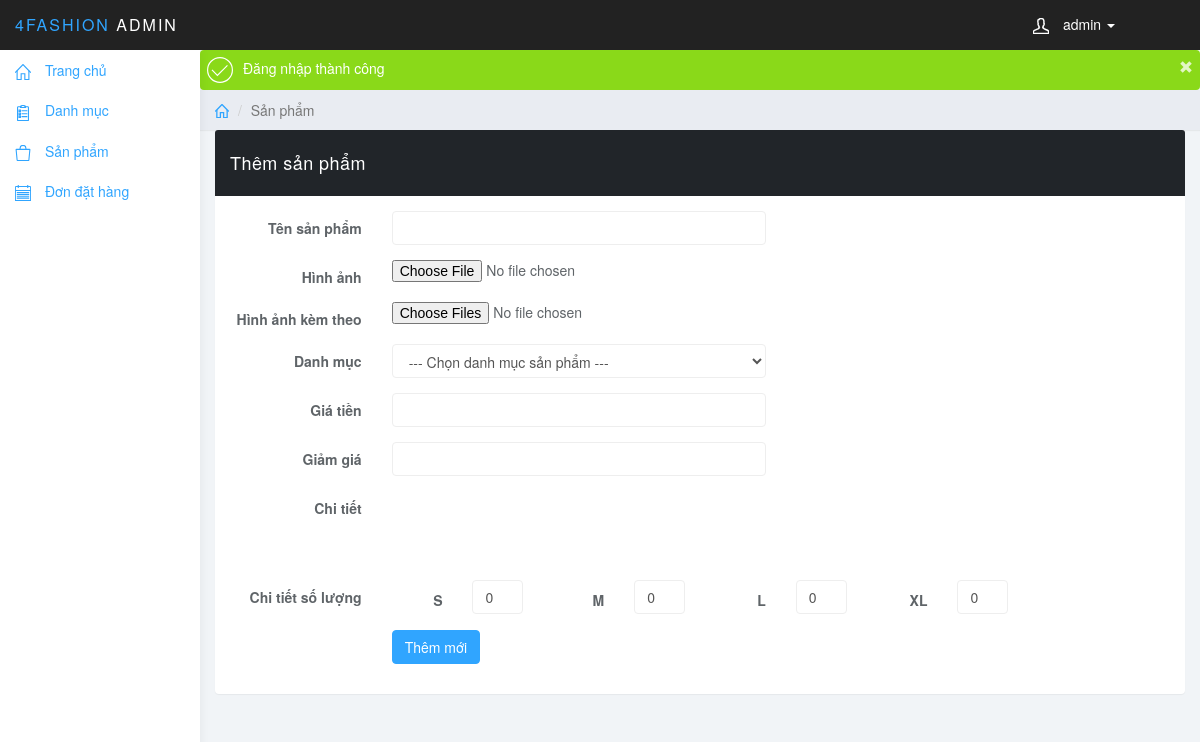
/admin/san_pham_add.php (signed in), run on the app's committed database.
### tables this page shows
CREATE TABLE `sizes` (
  `id` varchar(11) NOT NULL,
  `name` varchar(5) NOT NULL
);

### core/database.php (called while the page is built, shortened)
<?php
class Database
{
    private $connect;
    public function __construct()
    {
        $host = 'localhost';
        $username = 'root';
        $password = '';
        $database = 'shopthoitrang';
        $this->connect = mysqli_connect($host, $username, $password, $database);
        $this->connect->set_charset('utf8');
    }
    public function getAll($sql)
    {
        return $this->connect->query($sql)->fetch_all(MYSQLI_ASSOC);
    }
}
$db = new Database;

### admin/san_pham_add.php (the view, shortened to what this page needs)
<?php
require('../core/database.php');
$data_form = [
    'name' => '',
    'image' => '',
    'price' => '',
    'discount' => '',
    'content' => '',
    'catalog_id' => '',
];
?>
<?php include('./layout/head.php'); ?>
<div class="row">
    <ol class="breadcrumb">
        <li><a href="#"><svg class="glyph stroked home">
                    <use xlink:href="#stroked-home"></use>
                </svg></a></li>
        <li class="active">Sản phẩm</li>
    </ol>
</div>
<div class="row">
    <div class="col-lg-12">
        <div class="panel panel-info">
            <div class="panel-heading">
                Thêm sản phẩm
            </div>
            <div class="panel-body">
                <form class="form-horizontal" method="post" enctype="multipart/form-data">
                    <div class="form-group">
                        <label for="inputEmail3" class="col-sm-2 control-label">Tên sản phẩm</label>
                        <div class="col-sm-5">
                            <input type="text" name='name' class="form-control" id="inputEmail3" placeholder="" value="<?php echo $data_form['name']; ?>" required>
                        </div>
                    </div>
                    <div class="form-group">
                        <label for="inputEmail3" class="col-sm-2 control-label">Hình ảnh</label>
                        <div class="col-sm-5">
                            <input type="file" id="image" name="image" required>
                        </div>
                    </div>
                    <div class="form-group">
                        <label for="inputEmail3" class="col-sm-2 control-label">Hình ảnh kèm theo</label>
                        <div class="col-sm-5">
                            <input type="file" id="list_image" name="list_image[]" multiple>
                        </div>
                    </div>
                    <div class="form-group">
                        <label for="inputEmail3" class="col-sm-2 control-label">Danh mục</label>
                        <div class="col-sm-5">
                            <select class="form-control" name="catalog_id" required>
                                <option value="">--- Chọn danh mục sản phẩm ---</option>
                            </select>
                        </div>
                    </div>
                    <div class="form-group">
                        <label for="inputEmail3" class="col-sm-2 control-label">Giá tiền</label>
                        <div class="col-sm-5">
                            <input type="text" name='price' class="form-control" id="inputEmail3" placeholder="" value="<?php echo $data_form['price']; ?>" required>
                        </div>
                    </div>
                    <div class="form-group">
                        <label for="inputEmail3" class="col-sm-2 control-label">Giảm giá</label>
                        <div class="col-sm-5">
                            <input type="text" name='discount' class="form-control" id="inputEmail3" placeholder="" value="<?php echo $data_form['discount']; ?>">
                        </div>
                    </div>
                    <div class="form-group">
                        <label for="inputEmail3" class="col-sm-2 control-label">Chi tiết</label>
                        <div class="col-sm-8">
                        </div>
                    </div>
                    <div class="form-group">
                        <label for="inputEmail4" class="col-sm-2 control-label">Chi tiết số lượng</label>
                        <?php
                        $sizes = $db->getAll("SELECT * FROM sizes");
                        foreach ($sizes as $size) {
                        ?>
                            <label for="inputEmail3" class="col-lg-1" style="margin-top: 10px;text-align: right"><?php echo $size['name'] ?></label>
                            <div class="col-lg-1">
                                <input type="text" name='quantity_<?php echo $size['id']; ?>' class="form-control" placeholder="" value="0">
                            </div>
                        <?php } ?>
                    </div>
                    <div class="form-group">
                        <div class="col-sm-offset-2 col-sm-5">
                            <button type="submit" name="submit" class="btn btn-primary">Thêm mới</button>
                        </div>
                    </div>
                </form>
            </div>
        </div>
    </div>
</div>
<?php include('./layout/footer.php'); ?>

### admin/public/css/styles.css (style rules this page uses)
body { background: #f1f4f7; padding-top: 50px; color: #5f6468; }
a, a:hover, a:focus { color: #30a5ff; }
.form-control { border: 1px solid #eee; box-shadow: none; }
.btn-primary, .btn-primary:hover, .btn-primary:focus, .btn-primary:active, .btn-primary.active, .open > .dropdown-toggle.btn-primary, .btn-primary.disabled, .btn-primary[disabled], fieldset[disabled] .btn-primary, .btn-primary.disabled:hover, .btn-primary[disabled]:hover, fieldset[disabled] .btn-primary:hover, .btn-primary.disabled:focus, .btn-primary[disabled]:focus, fieldset[disabled] .btn-primary:focus, .btn-primary.disabled:active, .btn-primary[disabled]:active, fieldset[disabled] .btn-primary:active, .btn-primary.disabled.active, .btn-primary[disabled].active, fieldset[disabled] .btn-primary.active { background-color: #30a5ff; border-color: #30a5ff; }
.panel { border: 0; }
.panel-heading { font-size: 18px; font-weight: 300; letter-spacing: 0.025em; height: 66px; line-height: 45px; }
.breadcrumb { border-radius: 0; padding: 10px 15px; background: #e9ecf2; box-shadow: 0 1px 1px rgba(0, 0, 0, .05); margin: 0 ; }
.breadcrumb .glyph { height: 14px; width: 14px; margin: -2px 0 0 0; stroke-width: 4px; }

### admin/layout/head.php (style rules this page uses)
.glyph { fill: currentColor; display: inline-block; margin-left: auto; margin-right: auto; position: relative; text-align: center; vertical-align: middle; width: 70%; height: 70%; }

### data on the page
sizes: name "S"
sizes: name "M"
sizes: name "L"
sizes: name "XL"

### other printed values
$login['name'] "admin"
Flash::get('message_success') "Đăng nhập thành công"
